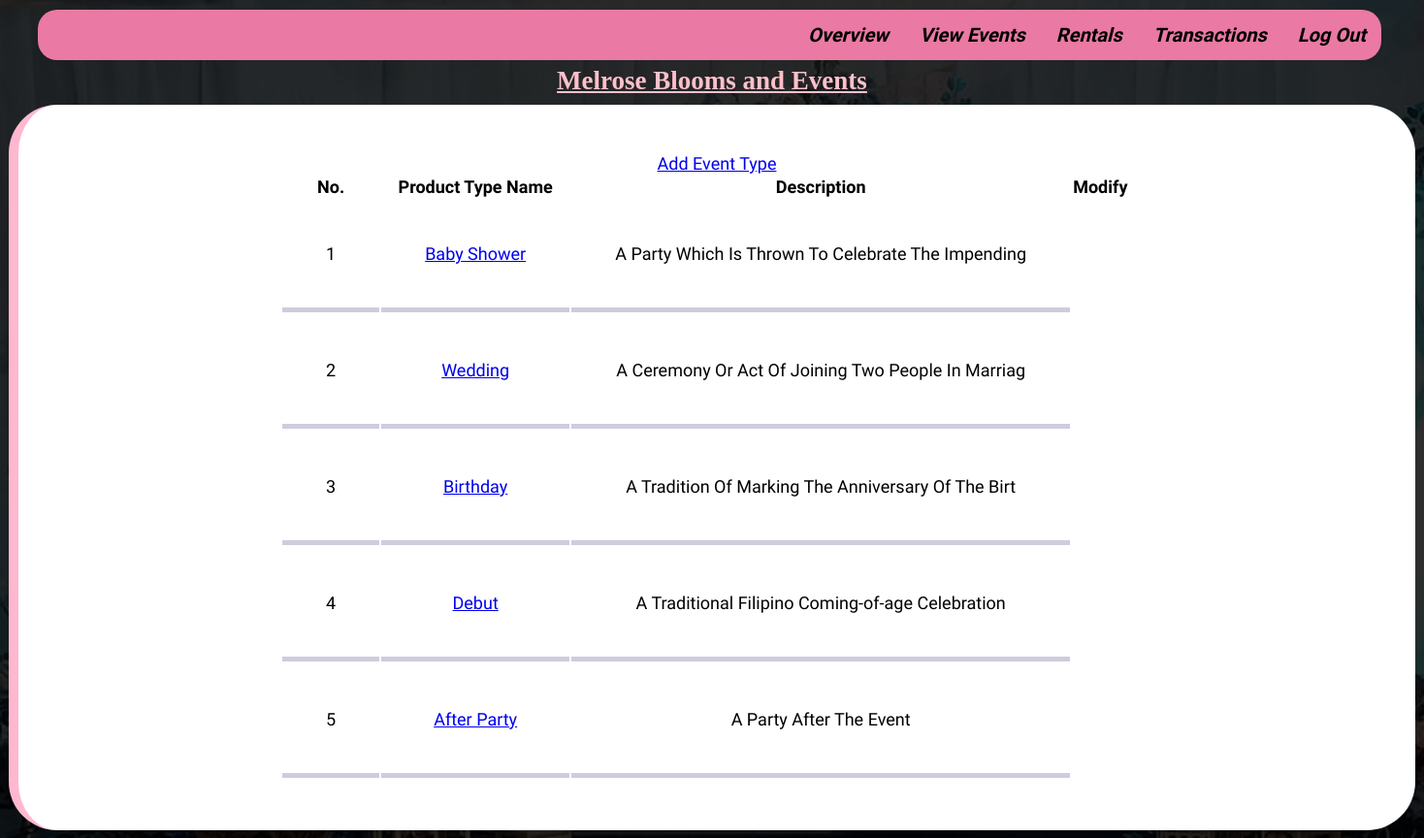
Screenshot of /index.php?page=event&subpage=readt (signed in) with the database file from the repository.
### tables this page shows
CREATE TABLE `eventtype` (
  `type_id` int(11) NOT NULL,
  `type_name` varchar(50) NOT NULL,
  `type_desc` varchar(50) NOT NULL
);

### classes/eventClass.php (called while the page is built, shortened)
<?php
class Event{
	private $DB_SERVER='localhost';
	private $DB_USERNAME='root';
	private $DB_PASSWORD='';
	private $DB_DATABASE='test3';
	private $conn;
	public function __construct(){
		$this->conn = new PDO("mysql:host=".$this->DB_SERVER.";dbname=".$this->DB_DATABASE,$this->DB_USERNAME,$this->DB_PASSWORD);
	}
	public function list_event_type(){
		$sql="SELECT * FROM eventtype";
		$q = $this->conn->query($sql) or die("failed!");
		while($r = $q->fetch(PDO::FETCH_ASSOC)){
		$data[]=$r;
		}
		if(empty($data)){
		   return false;
		}else{
			return $data;
		}
	}
}

### event-module/type-read.php (the view, shortened to what this page needs)
<div id="proList">
<table id="tableP">
<a href="index.php?page=event&subpage=addt"> Add Event Type <i></a></i>
<tr>
<th> No.  </th><th>Product Type Name  </th> <th> Description  </th>  <th>Modify</th>
</tr>
<?php
 $count = 1;
if($events->list_event_type() != false){
foreach($events->list_event_type() as $value){
   extract($value);
?>
      <tr>
      <td><?php echo $count;?></td>
      <td><a href="index.php?page=event&subpage=editt&id=<?php echo $type_id;?>"><?php echo $type_name;?></a></td>
        <td><?php echo $type_desc;?></td>
      </tr>
      <tr>
<?php
 $count++;
}
}else{
  echo "No Record Found.";
}
?>
</table>
</div>

### css/custom.css (style rules this page uses)
html { margin: 0; padding: 0; }
body { font-family: 'Assistant', sans-serif; font-size: 18px; background: url(../images/bg.png); background-size: cover; }
#proList { width: 900px; text-align: center; padding: 30px; float: center; margin: auto; }
td { border-bottom: 5px solid #ceccdd; padding: 45px; margin: 0 auto; text-align: center; }

### rows the page displays
eventtype: type_name "Baby Shower", type_desc "A Party Which Is Thrown To Celebrate The Impending"
eventtype: type_name "Wedding", type_desc "A Ceremony Or Act Of Joining Two People In Marriag"
eventtype: type_name "Birthday", type_desc "A Tradition Of Marking The Anniversary Of The Birt"
eventtype: type_name "Debut", type_desc "A Traditional Filipino Coming-of-age Celebration"
eventtype: type_name "After Party", type_desc "A Party After The Event"
